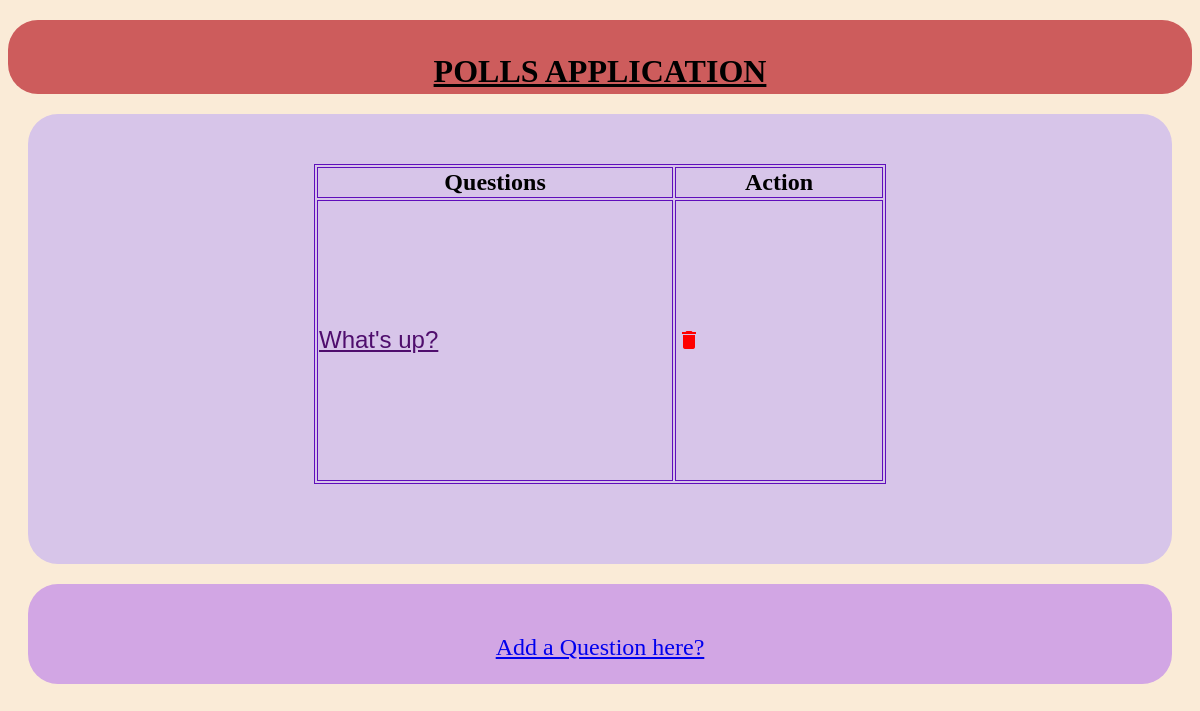
/polls/, run on an earlier commit of the app's database.
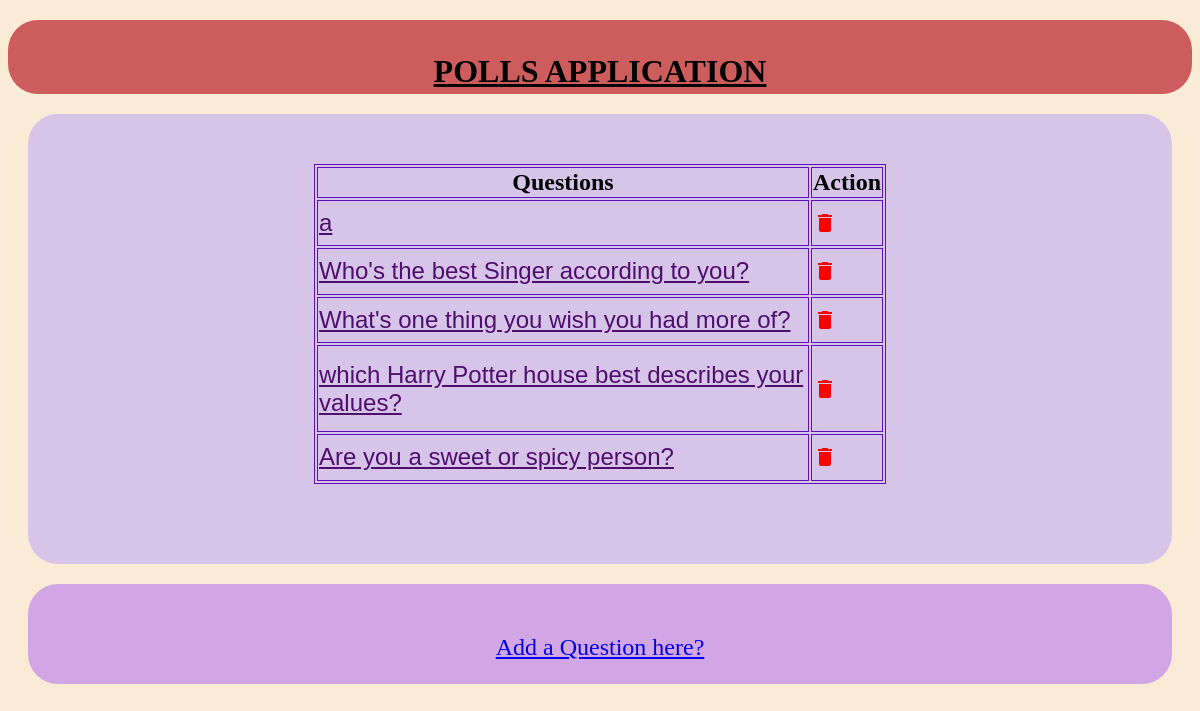
And on a later commit of the database.
### polls/models.py (models this page shows, shortened)
class Question(models.Model):
    question_text = models.CharField(max_length=200)
    pub_date = models.DateTimeField("date published")

### polls/views.py (the view)
# urls.py: path("", views.IndexView.as_view(), name="index"),
class IndexView(generic.ListView):
    template_name = "polls/index.html"
    context_object_name = "latest_question_list"
    def get_queryset(self):
        return Question.objects.filter(pub_date__lte=timezone.now()).order_by("-pub_date")[:5]

### polls/templates/polls/index.html (shortened to what this page needs)
{% load static %}
<link rel="stylesheet" href="{% static 'polls/css/style.css' %}">
<div class="heading"><h1>POLLS APPLICATION</h1></div>
<body>
    {% if latest_question_list %}
            <div class="div-design">
                <table class="center table-bordered">
                    <thead class="thead-dark">
                        <tr>
                          <th scope="col">Questions</th>
                          <th scope="col">Action</th>
                        </tr>
                    </thead>
                    <tbody>
                        {% for question in latest_question_list %}
                        <tr>
                            <td><a href="{% url 'polls:detail' question.id %}">{{ question.question_text }}</a></td>
                            <td><a href="{% url 'polls:delete' question.id %}"><i class="material-icons" style="cursor: pointer; color:red;" >&#xe872;</i></a></td>
                        </tr>
                        {% endfor %}
                    </tbody>
                </table>
            </div>
    <div class="button"><a href="{% url 'polls:question' %}">Add a Question here?</a></div>
    {% else %}
    <p>No polls are available.</p>
    {% endif %}
</body>

What changed in the data, as far as the page shows it:
added Question: question_text "a"
added Question: question_text "Who's the best Singer according to you?"
added Question: question_text "What's one thing you wish you had more of?"
added Question: question_text "which Harry Potter house best describes your values?"
changed Question: question_text "What's up?" → "Are you a sweet or spicy person?"
